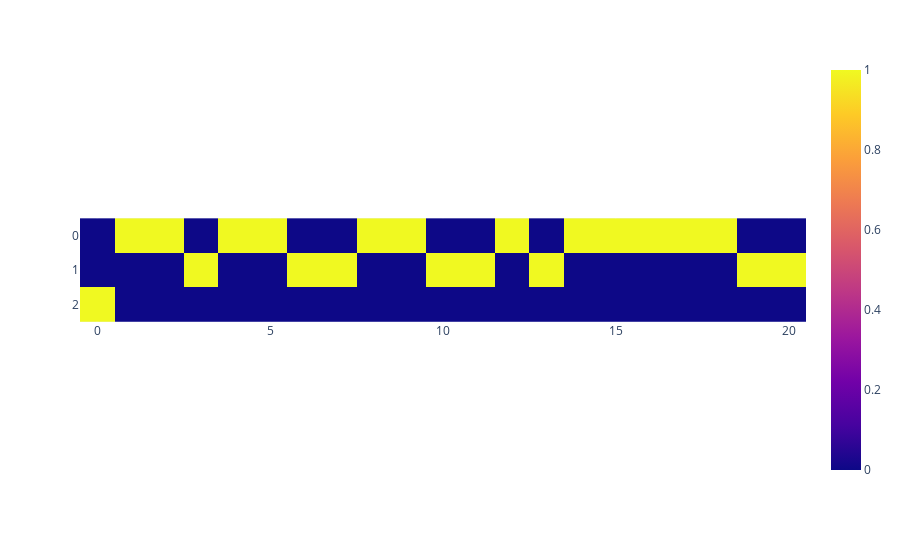

Notebook cell for this chart:
### Code cell
px.imshow(model.embedding(x).T.detach().cpu().numpy())

### Figure 1 — Plotly figure (JSON) as saved in the notebook; plotly's stock layout.template omitted (floating-point values rounded to 4 significant figures)
{"data": [{"coloraxis": "coloraxis", "hovertemplate": "x: %{x}<br>y: %{y}<br>color: %{z}<extra></extra>", "name": "0", "type": "heatmap", "xaxis": "x", "yaxis": "y", "z": [[0, 1, 1, 0, 1, 1, 0, 0, 1, 1, 0, 0, 1, 0, 1, 1, 1, 1, 1, 0, 0], [0, 0, 0, 1, 0, 0, 1, 1, 0, 0, 1, 1, 0, 1, 0, 0, 0, 0, 0, 1, 1], [1, 0, 0, 0, 0, 0, 0, 0, 0, 0, 0, 0, 0, 0, 0, 0, 0, 0, 0, 0, 0]]}], "layout": {"coloraxis": {"colorscale": [[0, "#0d0887"], [0.1111, "#46039f"], [0.2222, "#7201a8"], [0.3333, "#9c179e"], [0.4444, "#bd3786"], [0.5556, "#d8576b"], [0.6667, "#ed7953"], [0.7778, "#fb9f3a"], [0.8889, "#fdca26"], [1, "#f0f921"]]}, "margin": {"t": 60}, "xaxis": {"anchor": "y", "constrain": "domain", "domain": [0, 1], "scaleanchor": "y"}, "yaxis": {"anchor": "x", "autorange": "reversed", "constrain": "domain", "domain": [0, 1]}}}
